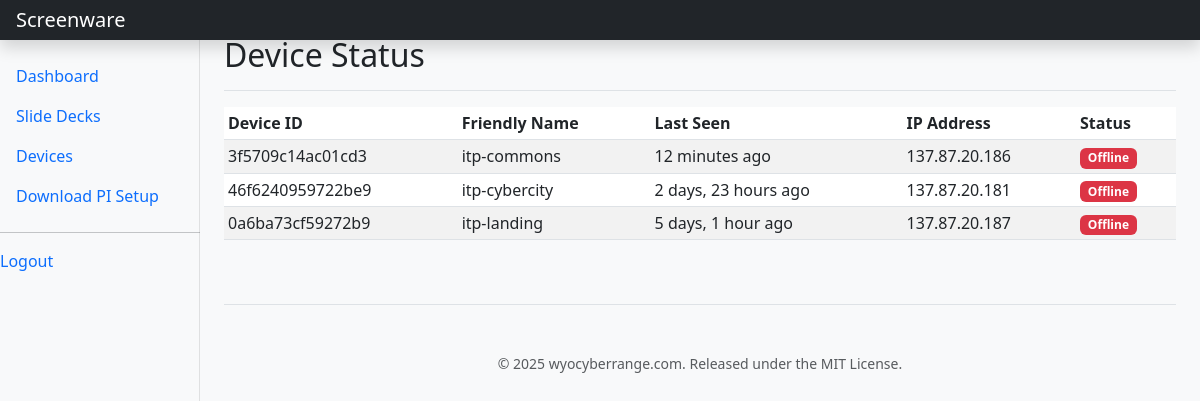
Page /manage/ (signed in) on the committed database.
### slideshow/models.py (models this page shows, shortened)
class Device(models.Model):
    device_id = models.CharField(
        max_length=255,
        unique=True,
        primary_key=True,
        help_text="A unique identifier for the device, e.g., a MAC address."
    )
    name = models.CharField(
        max_length=100,
        blank=True,
        help_text="A friendly name for the device, e.g., 'Lobby Display'"
    )
    last_seen = models.DateTimeField(
        default=timezone.now,
        help_text="The last time this device sent a heartbeat."
    )
    ip_address = models.GenericIPAddressField(blank=True, null=True)
    assigned_slidedeck = models.ForeignKey(
        SlideDeck,
        on_delete=models.SET_NULL,
        blank=True,
        null=True,
        related_name='devices'
    )

### management/views.py (the view)
# urls.py: path('', views.dashboard_view, name='dashboard'),
@login_required
def dashboard_view(request):
    devices = Device.objects.all().order_by('-last_seen')
    for device in devices:
        device.is_online = (timezone.now() - device.last_seen) < timedelta(minutes=5)
    return render(request, 'management/dashboard.html', {'devices': devices})

### management/templates/management/dashboard.html (shortened to what this page needs)
{% extends 'management/base.html' %}
{% block content %}
<div class="d-flex justify-content-between flex-wrap flex-md-nowrap align-items-center pt-3 pb-2 mb-3 border-bottom">
    <h1 class="h2">Device Status</h1>
</div>
<div class="table-responsive">
    <table class="table table-striped table-sm">
        <thead>
            <tr>
                <th>Device ID</th>
                <th>Friendly Name</th>
                <th>Last Seen</th>
                <th>IP Address</th>
                <th>Status</th>
            </tr>
        </thead>
        <tbody>
            {% for device in devices %}
            <tr>
                <td>{{ device.device_id }}</td>
                <td>{{ device.name|default:"--" }}</td>
                <td>{{ device.last_seen|timesince }} ago</td>
                <td>{{ device.ip_address }}</td>
                <td>
                    {% if device.is_online %}
                        <span class="badge bg-success">Online</span>
                    {% else %}
                        <span class="badge bg-danger">Offline</span>
                    {% endif %}
                </td>
            </tr>
            {% empty %}
            <tr>
                <td colspan="5" class="text-center">No devices have checked in yet.</td>
            </tr>
            {% endfor %}
        </tbody>
    </table>
</div>
{% endblock %}

### management/templates/management/base.html (style rules this page uses)
body { background-color: #f8f9fa; }

### rows in the picture
Device: device_id "3f5709c14ac01cd3", name "itp-commons", last_seen "12 minutes", ip_address "137.87.20.186", shows "Offline"
Device: device_id "46f6240959722be9", name "itp-cybercity", last_seen "2 days, 23 hours", ip_address "137.87.20.181", shows "Offline"
Device: device_id "0a6ba73cf59272b9", name "itp-landing", last_seen "5 days, 1 hour", ip_address "137.87.20.187", shows "Offline"
